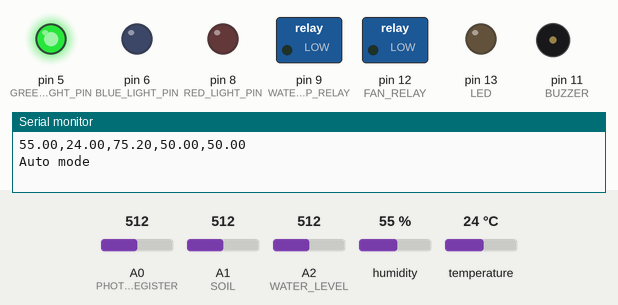
Recording of a sketch running on a simulated Arduino Uno, built with avr-gcc and run on an emulated ATmega328P. Shown: switched loads named in the sketch (green lamp = pin HIGH), output pins drawn as LEDs (lit = HIGH), buzzer (waves = sounding), the last lines printed to the serial monitor. The test bench sets the inputs (shaded band); at power-on: temperature 24 °C, A1 (SOIL) = 512, A0 (PHOTO_REGISTER) = 512, A2 (WATER_LEVEL) = 512, humidity 55 %.

Above: at 1.2 s.
1.3 s: temperature set to 28 °C
3.3 s: temperature set to 31 °C
At 5.6 s:
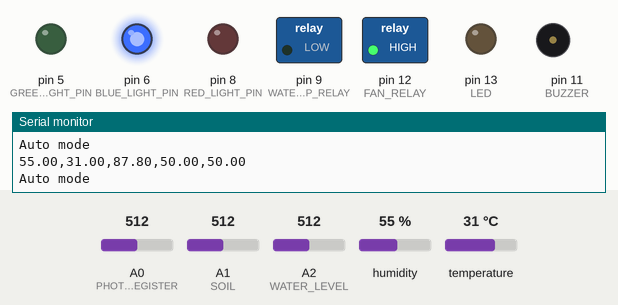
6.7 s: A1 (SOIL) set to 691
8.5 s: A1 (SOIL) set to 719
At 11.4 s:
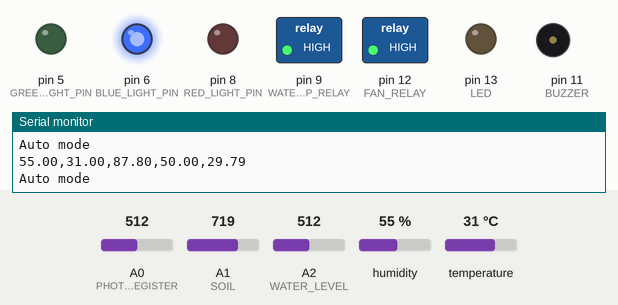
11.8 s: A0 (PHOTO_REGISTER) set to 498
At 13.6 s:
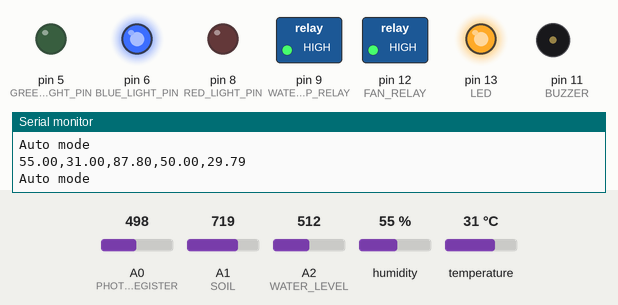
13.9 s: temperature set to 12 °C
At 17.7 s:
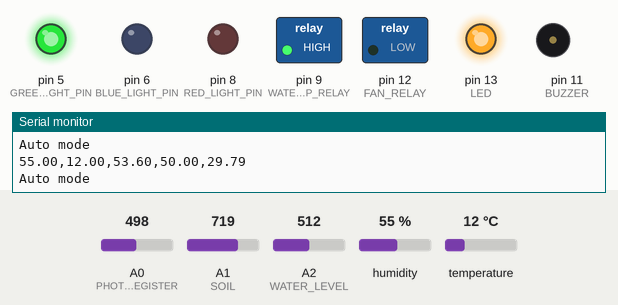
Timing chart, 0 to 19.1 s (numbered marks = the images above; inputs shaded):
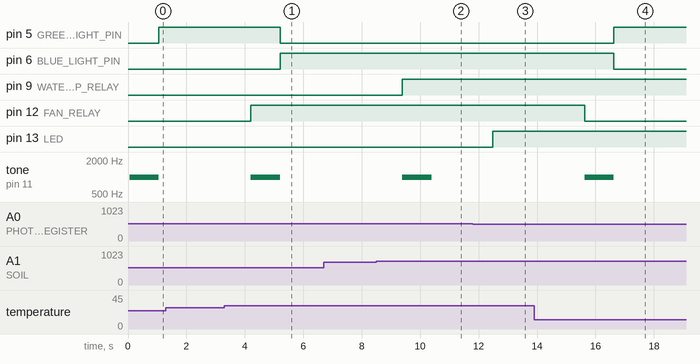

Measured:
- the behaviour switches between 29 and 30 °C on temperature (found by bisection; images 0 and 1)
- the behaviour switches between 700 and 701 on A1 (SOIL) (found by bisection; images 1 and 2)
- the behaviour switches between 510 and 509 on A0 (PHOTO_REGISTER) (found by bisection; images 2 and 3)
- after the input at 3.3 s, pin 5 (GREEN_LIGHT_PIN): HIGH → LOW after 1.9 s; pin 6 (BLUE_LIGHT_PIN): LOW → HIGH after 1.9 s; pin 12 (FAN_RELAY): LOW → HIGH after 0.91 s; tone on pin 11 (BUZZER): silent → 1000 Hz after 0.91 s, → silent 1.0 s later
- after the input at 8.5 s, pin 9 (WATER_PUMP_RELAY): LOW → HIGH after 0.89 s; tone on pin 11 (BUZZER): silent → 1000 Hz after 0.89 s, → silent 1.0 s later
- after the input at 11.8 s, pin 13 (LED): LOW → HIGH after 0.68 s
- after the input at 13.9 s, pin 5 (GREEN_LIGHT_PIN): LOW → HIGH after 2.7 s; pin 6 (BLUE_LIGHT_PIN): HIGH → LOW after 2.7 s; pin 12 (FAN_RELAY): HIGH → LOW after 1.7 s; tone on pin 11 (BUZZER): silent → 1000 Hz after 1.7 s, → silent 1.0 s later

The sketch:

Arduino.ino
```cpp
/**
 * Upload this Code on your Arduino UNO Board
 */


/******************************************************INCLUDE LIBRARIES********************************************************/
#define BLYNK_PRINT Serial
#include <SoftwareSerial.h>

//Humidity Sensor
#include "DHT.h"

/******************************************************DEFINE SENSORS PIN & VARIABLES********************************************/
#define PHOTO_REGISTER A0
#define SOIL A1
#define WATER_LEVEL A2

#define GREEN_LIGHT_PIN 5
#define BLUE_LIGHT_PIN 6
#define RED_LIGHT_PIN 8
#define WATER_PUMP_RELAY 9
#define HUMIDITY 10
#define BUZZER 11
#define FAN_RELAY 12
#define LED 13

SoftwareSerial nodemcu(2, 3);
#define HUMIDITY_SENSOR DHT11

int photocellReading;
int LEDbrightness;
float humi;
float tempC;
float tempF;
int soilSensorValue;
int motorbuzzer = 0;
int fanbuzzer = 0;
int water_level_value;
String cdata;
String myString;
char rdata;
String mode;
int app_water_pump_btn;
int app_led_btn;
int app_fan_btn;
float waterLevelPercentage=0;
float soilPercentage=0;
DHT HT(HUMIDITY, HUMIDITY_SENSOR);

void Manual(){
  Serial.println("Manual mode");
  digitalWrite(WATER_PUMP_RELAY,app_water_pump_btn);
  digitalWrite(LED,app_led_btn);
  digitalWrite(FAN_RELAY,app_fan_btn);
}
void Auto() {
  Serial.println("Auto mode");
  //3 Color LED Module
  if (tempC < 30) {
    //Turn OFF FAN
    toggleFan("off");

    //Turn the GREEN LED
    analogWrite(GREEN_LIGHT_PIN, 255);
    analogWrite(BLUE_LIGHT_PIN, 0);
    analogWrite(RED_LIGHT_PIN, 0);
  } else if (tempC >= 30 && tempC < 40) {
    //Turn ON FAN
    toggleFan("on");

    //Turn the BLUE LED
    analogWrite(RED_LIGHT_PIN, 0);
    analogWrite(BLUE_LIGHT_PIN, 255);
    analogWrite(GREEN_LIGHT_PIN, 0);
  } else {
    //Turn ON FAN
    toggleFan("on");

    //Turn the RED LED
    analogWrite(RED_LIGHT_PIN, 255);
    analogWrite(BLUE_LIGHT_PIN, 0);
    analogWrite(GREEN_LIGHT_PIN, 0);
  }

  //Photo Register
  photocellReading = analogRead(PHOTO_REGISTER);
  photocellReading = 1023 - photocellReading;
  LEDbrightness = map(photocellReading, 0, 1023, 0, 255);
  analogWrite(LED, LEDbrightness);

  if (soilSensorValue > 700) {
    waterMotor("on");
  }else{
    waterMotor("off");
  }
}

void setup() {
  Serial.begin(9600);
  nodemcu.begin(9600);
  pinMode(WATER_PUMP_RELAY, OUTPUT);
  pinMode(FAN_RELAY, OUTPUT);
  pinMode(LED, OUTPUT);
  pinMode(BUZZER, OUTPUT);
  HT.begin();
  fanbuzzer=1;
}

void loop(void) {
  water_level_value = analogRead(WATER_LEVEL);
  waterLevelPercentage = float(water_level_value)*100/1024;
  soilSensorValue = analogRead(SOIL);
  soilPercentage = 100-(float(soilSensorValue)*100/1024);
  humi = HT.readHumidity();
  tempC = HT.readTemperature();
  tempF = HT.readTemperature(true);
  if (Serial.available() > 0 )
  {
    rdata = Serial.read();
    myString = myString + rdata;
    //Serial.print(rdata);
    if ( rdata == '\n')
    {
      mode = getValue(myString, ',', 0);
      app_water_pump_btn = getValue(myString, ',', 1).toInt();
      app_led_btn = getValue(myString, ',', 2).toInt();
      app_fan_btn = getValue(myString, ',', 3).toInt();
      myString = "";
    }
  }
  if (Serial.available() == 0 ) {
    cdata = cdata + humi + "," + tempC + "," + tempF+","+waterLevelPercentage+","+soilPercentage; //comma will be used a delimeter
    Serial.println(cdata);
    nodemcu.println(cdata);
    //Print the data on serial monitor
    //serialPrintData();
    if (mode=="0") {
      Manual();
    } else {
      Auto();
    }
    delay(1000); // 100 milli seconds
    cdata = "";
  }
}

//This function will turn ON / OFF the motor
void waterMotor(String cmd) {
  if (cmd == "on") {
    //start the motor
    digitalWrite(WATER_PUMP_RELAY, HIGH);
    if (motorbuzzer == 0) {
      tone(BUZZER, 1000);
      delay(1000);
      noTone(BUZZER);
      motorbuzzer = 1;
    }
  } else {
    //stop the motor
    digitalWrite(WATER_PUMP_RELAY, LOW);
    if (motorbuzzer == 1) {
      tone(BUZZER, 1000);
      delay(1000);
      noTone(BUZZER);
      motorbuzzer = 0;
    }
  }
}

//This function will turn ON / OFF the FAN
void toggleFan(String cmd) {
  if (cmd == "on") {
    digitalWrite(FAN_RELAY, HIGH);
    if (fanbuzzer == 0) {
      tone(BUZZER, 1000);
      delay(1000);
      noTone(BUZZER);
      fanbuzzer = 1;
    }
  } else {
    digitalWrite(FAN_RELAY, LOW);
    if (fanbuzzer == 1) {
      tone(BUZZER, 1000);
      delay(1000);
      noTone(BUZZER);
      fanbuzzer = 0;
    }
  }
}

//This function will display the data in serial monitor
void serialPrintData() {
  //Humidity Sensor Details
    Serial.print("Humidity:");
    Serial.print(humi, 0);
    Serial.print("%");
    Serial.print(" Temperature:");
    Serial.print(tempC, 1);
    Serial.print("C ~ ");
    Serial.print(tempF, 1);
    Serial.println("F");

  //Photo Register Sensor Details
    Serial.print("Analog reading = ");
    Serial.print(photocellReading);     // the raw analog reading

    if (photocellReading < 10) {
      Serial.println(" - Dark");
    } else if (photocellReading < 200) {
      Serial.println(" - Dim");
    } else if (photocellReading < 500) {
      Serial.println(" - Light");
    } else if (photocellReading < 800) {
      Serial.println(" - Bright");
    } else {
      Serial.println(" - Very bright");
    }
    Serial.println("Soil Sensor : ");
    Serial.print(soilSensorValue);
}

String getValue(String data, char separator, int index)
{
  int found = 0;
  int strIndex[] = { 0, -1 };
  int maxIndex = data.length() - 1;

  for (int i = 0; i <= maxIndex && found <= index; i++) {
    if (data.charAt(i) == separator || i == maxIndex) {
      found++;
      strIndex[0] = strIndex[1] + 1;
      strIndex[1] = (i == maxIndex) ? i + 1 : i;
    }
  }
  return found > index ? data.substring(strIndex[0], strIndex[1]) : "";
}
```
